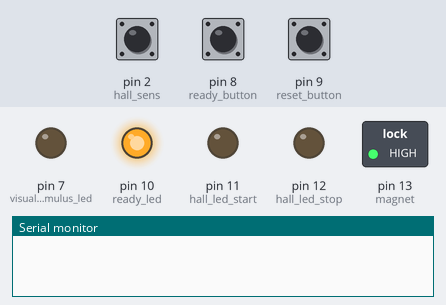
Bench run of a sketch on a simulated Arduino Uno, built with avr-gcc and run on an emulated ATmega328P. Shown: switched loads named in the sketch (green lamp = pin HIGH), output pins drawn as LEDs (lit = HIGH), the last lines printed to the serial monitor. The inputs (shaded band) are chosen by the test bench; at power-on: pin 8 (ready_button) LOW, pin 9 (reset_button) LOW, pin 2 (hall_sens) HIGH. Random numbers use the default seed unless the sketch sets one.

Above: at 1.2 s.
1.3 s: pin 8 (ready_button) pulled HIGH for 0.15 s
At 2.5 s:
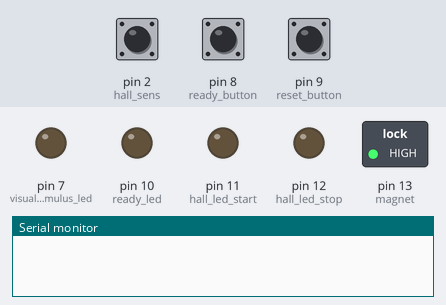
2.9 s: pin 9 (reset_button) pulled HIGH for 0.15 s
At 3.8 s:
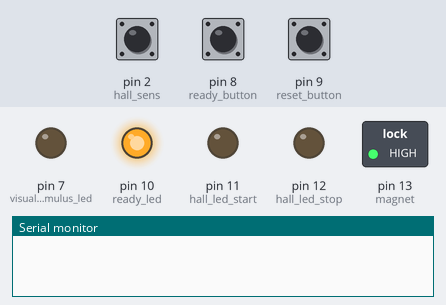
4.5 s: pin 8 (ready_button) pulled HIGH for 1 s
At 5.1 s:
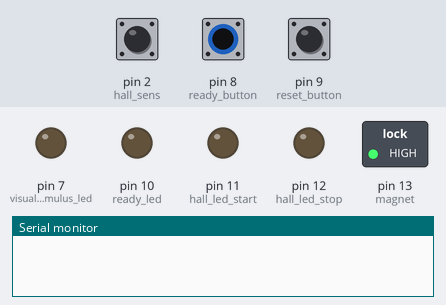
7.0 s: pin 2 (hall_sens) pulsed LOW 2 times (0.12 s each, 0.3 s apart)
At 8.4 s:
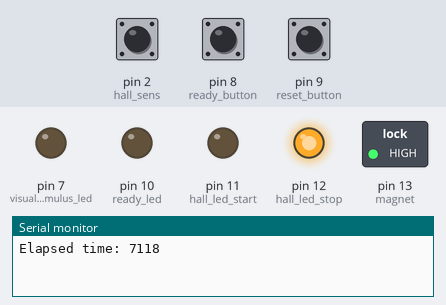
Timing chart, 0 to 10.0 s (numbered marks = the images above; inputs shaded):
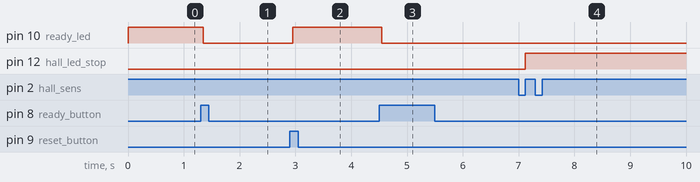

Measured:
- after the input at 1.3 s, pin 10 (ready_led): HIGH → LOW after 0.05 s
- after the input at 2.9 s, pin 10 (ready_led): LOW → HIGH after 0.05 s
- after the input at 4.5 s, pin 10 (ready_led): HIGH → LOW after 0.05 s
- after the input at 7.0 s, pin 12 (hall_led_stop): LOW → HIGH after 0.12 s

The sketch:

test_magnet_hall_visual_stimulus.ino
```cpp
#define hall_sens 2

#define visual_stimulus_led 7

#define ready_button 8
#define reset_button 9

#define ready_led 10
#define hall_led_start 11
#define hall_led_stop 12

#define magnet 13

int program_execution_state = 0;
bool show_results = HIGH;

bool test_ready_state = HIGH;

bool visual_stimulus_led_state = LOW;

bool magnet_state = HIGH;         // the current state of the output pin

bool ready_button_reading;
bool ready_button_state;             // the current reading from the input pin
bool last_ready_button_state = LOW;   // the previous reading from the input pin

unsigned long debounce_delay = 50;    // the debounce time; increase if the output flickers
unsigned long last_debounce_time_ready = 0;  // the last time the output pin was toggled

bool reset_button_reading;
bool reset_button_state;             // the current reading from the input pin
bool last_reset_button_state = LOW;   // the previous reading from the input pin

unsigned long last_debounce_time_reset = 0;  // the last time the output pin was toggled

volatile byte hall_led_start_state = LOW;
volatile byte hall_led_stop_state = LOW;

unsigned long rand_time = 0;
unsigned long stimuly_duration = 3000;
unsigned long test_time_ready = 0;
unsigned long test_time_start = 0;
volatile unsigned long test_time_end = 0;
unsigned long test_elapsed_time = 0;

void setup() {
  Serial.begin(115200);

  pinMode(visual_stimulus_led, OUTPUT);

  pinMode(hall_led_start, OUTPUT);
  pinMode(hall_led_stop, OUTPUT);
  pinMode(hall_sens, INPUT_PULLUP);

  pinMode(ready_button, INPUT);
  pinMode(reset_button, INPUT);

  pinMode(ready_led, OUTPUT);
  pinMode(magnet, OUTPUT);

  digitalWrite(ready_led, test_ready_state);
  digitalWrite(magnet, magnet_state);
  digitalWrite(hall_led_start, hall_led_start_state);
  digitalWrite(hall_led_stop, hall_led_stop_state);
  digitalWrite(visual_stimulus_led, visual_stimulus_led_state);

  attachInterrupt(digitalPinToInterrupt(hall_sens), stop_test_ISR, RISING);
}

void loop() {
  switch(program_execution_state){
    case(0):  ready_button_reading = digitalRead(ready_button);
              if (ready_button_reading != last_ready_button_state){
                // reset the debouncing timer
                last_debounce_time_ready = millis();
              }

              if ((millis() - last_debounce_time_ready) > debounce_delay){
                if (ready_button_reading != ready_button_state){
                  ready_button_state = ready_button_reading;

                  // only toggle if the new button state is HIGH
                  if (ready_button_state == HIGH){
                    test_time_ready = millis();
                    randomSeed(millis());
                    rand_time = random(5000, 10000);
                    test_ready_state = LOW;
                    program_execution_state = 1;
                  }
                }
              }
              // save the reading. Next time through the loop, it'll be the lastButtonState:
              last_ready_button_state = ready_button_reading;
              break;
    case(1):  if ((millis() - test_time_ready) >= rand_time){
                visual_stimulus_led_state = HIGH;
                magnet_state = LOW;
                program_execution_state = 2;
                test_time_start = millis();
                hall_led_start_state = HIGH;
              }

              reset_button_reading = digitalRead(reset_button);
              if (reset_button_reading != last_reset_button_state){
                // reset the debouncing timer
                last_debounce_time_reset = millis();
              }

              if ((millis() - last_debounce_time_reset) > debounce_delay){
                if (reset_button_reading != reset_button_state){
                  reset_button_state = reset_button_reading;

                  // only toggle if the new button state is HIGH
                  if (reset_button_state == HIGH){
                    magnet_state = HIGH;
                    hall_led_start_state = LOW;
                    hall_led_stop_state = LOW;
                    show_results = HIGH;
                    test_ready_state = HIGH;
                    visual_stimulus_led_state = LOW;
                    program_execution_state = 0;
                  }
                }
              }
              // save the reading. Next time through the loop, it'll be the lastButtonState:
              last_reset_button_state = reset_button_reading;
              break;
    case(2):  if ((millis() - test_time_start) >= stimuly_duration){
                visual_stimulus_led_state = LOW;
                program_execution_state = 3;
              }

              reset_button_reading = digitalRead(reset_button);
              if (reset_button_reading != last_reset_button_state){
                // reset the debouncing timer
                last_debounce_time_reset = millis();
              }

              if ((millis() - last_debounce_time_reset) > debounce_delay){
                if (reset_button_reading != reset_button_state){
                  reset_button_state = reset_button_reading;

                  // only toggle if the new button state is HIGH
                  if (reset_button_state == HIGH){
                    magnet_state = HIGH;
                    hall_led_start_state = LOW;
                    hall_led_stop_state = LOW;
                    show_results = HIGH;
                    test_ready_state = HIGH;
                    visual_stimulus_led_state = LOW;
                    program_execution_state = 0;
                  }
                }
              }
              // save the reading. Next time through the loop, it'll be the lastButtonState:
              last_reset_button_state = reset_button_reading;
              break;
    case(3):  reset_button_reading = digitalRead(reset_button);
              if (reset_button_reading != last_reset_button_state){
                // reset the debouncing timer
                last_debounce_time_reset = millis();
              }

              if ((millis() - last_debounce_time_reset) > debounce_delay){
                if (reset_button_reading != reset_button_state){
                  reset_button_state = reset_button_reading;

                  // only toggle if the new button state is HIGH
                  if (reset_button_state == HIGH){
                    magnet_state = HIGH;
                    hall_led_start_state = LOW;
                    hall_led_stop_state = LOW;
                    show_results = HIGH;
                    test_ready_state = HIGH;
                    visual_stimulus_led_state = LOW;
                    program_execution_state = 0;
                  }
                }
              }
              // save the reading. Next time through the loop, it'll be the lastButtonState:
              last_reset_button_state = reset_button_reading;
              break;
    case(4):  test_elapsed_time = test_time_end - test_time_start;
              if (show_results){
                Serial.println("Elapsed time: " + String(test_elapsed_time));
                show_results = LOW;
              }

              reset_button_reading = digitalRead(reset_button);
              if (reset_button_reading != last_reset_button_state){
                // reset the debouncing timer
                last_debounce_time_reset = millis();
              }

              if ((millis() - last_debounce_time_reset) > debounce_delay){
                if (reset_button_reading != reset_button_state){
                  reset_button_state = reset_button_reading;

                  // only toggle if the new button state is HIGH
                  if (reset_button_state == HIGH){
                    magnet_state = HIGH;
                    hall_led_start_state = LOW;
                    hall_led_stop_state = LOW;
                    show_results = HIGH;
                    test_ready_state = HIGH;
                    visual_stimulus_led_state = LOW;
                    program_execution_state = 0;
                  }
                }
              }
              // save the reading. Next time through the loop, it'll be the lastButtonState:
              last_reset_button_state = reset_button_reading;
              break;
    default:  test_ready_state = HIGH;
              hall_led_start_state = HIGH;
              hall_led_stop_state = HIGH;

              reset_button_reading = digitalRead(reset_button);
              if (reset_button_reading != last_reset_button_state){
                // reset the debouncing timer
                last_debounce_time_reset = millis();
              }

              if ((millis() - last_debounce_time_reset) > debounce_delay){
                if (reset_button_reading != reset_button_state){
                  reset_button_state = reset_button_reading;

                  // only toggle if the new button state is HIGH
                  if (reset_button_state == HIGH){
                    magnet_state = HIGH;
                    hall_led_start_state = LOW;
                    hall_led_stop_state = LOW;
                    show_results = HIGH;
                    test_ready_state = HIGH;
                    visual_stimulus_led_state = LOW;
                    program_execution_state = 0;
                  }
                }
              }
              // save the reading. Next time through the loop, it'll be the lastButtonState:
              last_reset_button_state = reset_button_reading;
  }
  digitalWrite(ready_led, test_ready_state);
  digitalWrite(magnet, magnet_state);
  digitalWrite(hall_led_start, hall_led_start_state);
  digitalWrite(hall_led_stop, hall_led_stop_state);
  digitalWrite(visual_stimulus_led, visual_stimulus_led_state);
}
```

stop_test_ISR.ino
```cpp
void stop_test_ISR() {
  test_time_end = millis();
  visual_stimulus_led_state = LOW;
  hall_led_start_state = LOW;
  hall_led_stop_state = HIGH;
  program_execution_state = 4;
}
```
